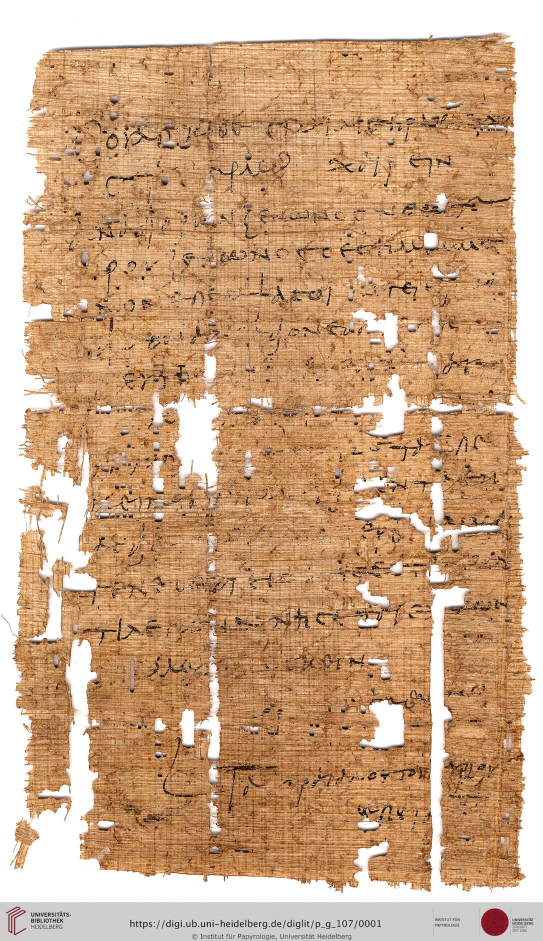
#> input picture junk/p_g_107_0001.jpg, 1086 x 1882 px, found by its file name (shown at 1/2 size)
$ python sift_matching.py
#> lines starting #> are read from the running program, lines starting #| are printed output that depends on the picture
import cv2
import os
import pickle
import time
import numpy as np

# Global variables to store points
points = []
#SO THAT USER CAN CROP THE IMAGE
# [41 lines left out: functions click_event, order_points, perspective_transform, not called in this run]


def load_images_from_folder(folder):
    images = []
    for root, dirs, files in os.walk(folder):
        for filename in files:
            full_path = os.path.join(root, filename)
            img = cv2.imread(full_path, cv2.IMREAD_GRAYSCALE)
            if img is not None:
                # Construct the key
                key = os.path.join(os.path.relpath(root, folder), os.path.splitext(filename)[0])
                images.append((key, img))
#> pass 2 of the loop in load_images_from_folder, `for root, dirs, files in os.walk(folder):`:
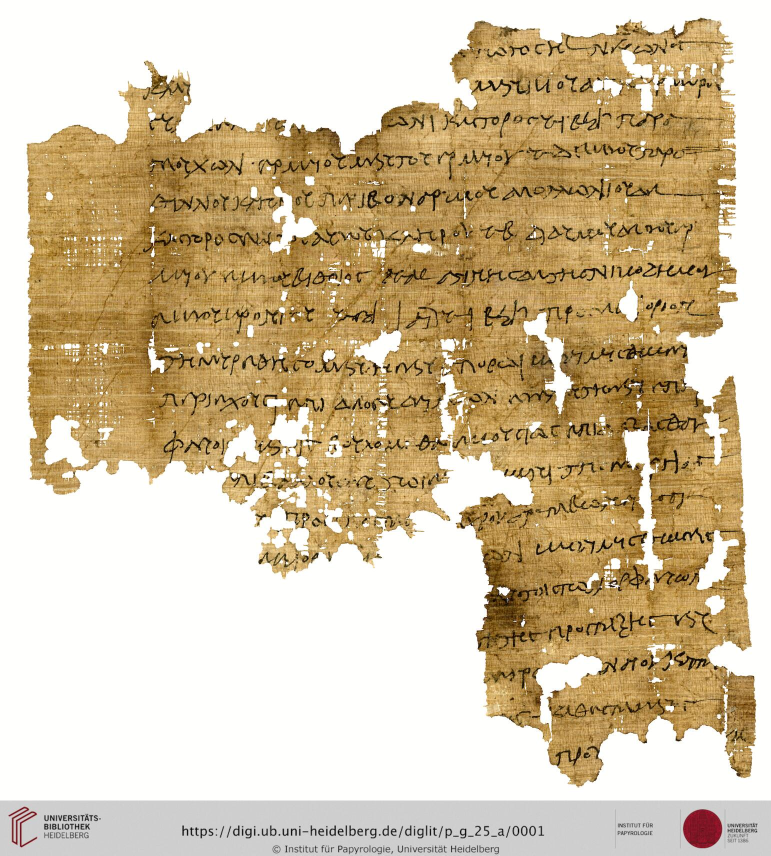
#> input picture images/HGV20_images/19314_p_g_25_a.jpg, 1542 x 1711 px (shown at 1/2 size)
#> in load_images_from_folder, `img = cv2.imread(full_path, cv2.IMREAD_GRAYSCALE)`:
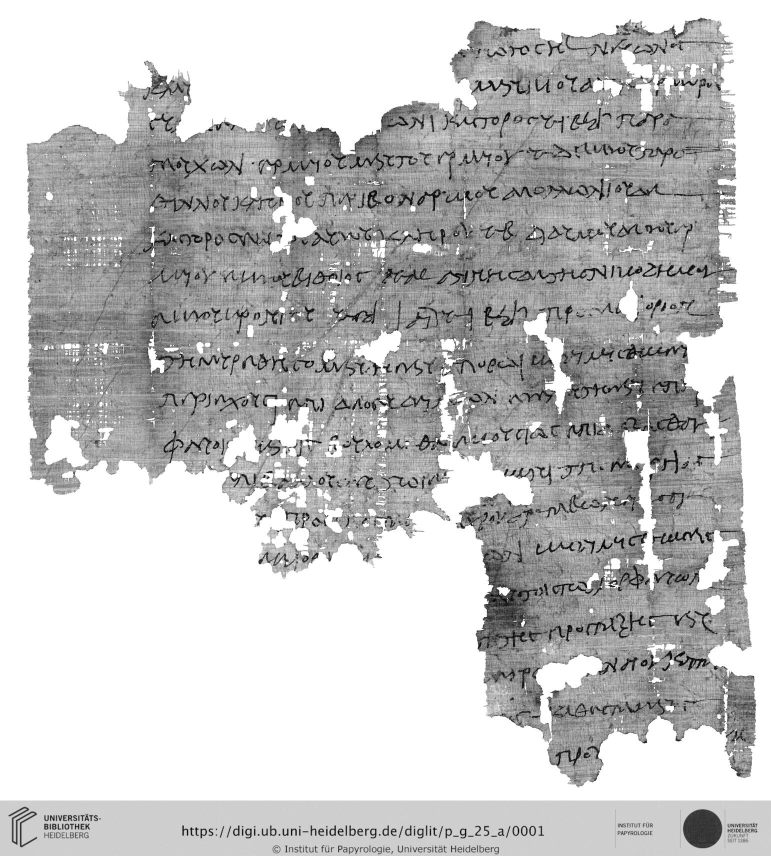
#> img: shape (1711, 1542) (shown at 1/2 size); min 0, max 255, mean 195.3
    return images


def compute_sift_features(image,max_keypoints=1000):
    sift = cv2.SIFT_create()
    keypoints = sift.detect(image)
    # Sort keypoints based on their strength
    keypoints = sorted(keypoints, key=lambda x: -x.response)[:max_keypoints]
    keypoints, descriptors = sift.compute(image, keypoints)
    return keypoints, descriptors

def update_reference_features(reference_images_folder, features_file):
    # Load existing features if they exist
    if os.path.exists(features_file):
        with open(features_file, 'rb') as f:
            features = pickle.load(f)
    else:
        features = {}

    # Load reference images
    reference_images = load_images_from_folder(reference_images_folder)

    # Compute features for new images
    new_features = {}
    for filename, img in reference_images: #subfolder/filename
        if filename not in features:
            keypoints, descriptors = compute_sift_features(img)
            new_features[filename] = descriptors

    # Update the features dictionary
    features.update(new_features)

    # Save updated features
    with open(features_file, 'wb') as f:
        pickle.dump(features, f)

    return new_features.keys()  # Return the names of new images added

def load_precomputed_features(features_file):
    with open(features_file, 'rb') as f:
        return pickle.load(f)

# [25 lines left out: function sift_feature_matching, not called in this run]

def main():
    query_image_path = '/Users/cprao/Desktop/heidelberg_SEM3/practical/papyri-matching/junk/p_g_107_0001.jpg'


    reference_images_folder = '/Users/cprao/Desktop/heidelberg_SEM3/practical/papyri-matching/images/'
    features_file = 'reference_features.pkl'

    print("Updating reference features...")
    new_images = update_reference_features(reference_images_folder, features_file)

    if new_images:
        print(f"Added new reference images: {new_images}")
    else:
        print("No new images were added.")

    query_image = cv2.imread(query_image_path, cv2.IMREAD_GRAYSCALE)
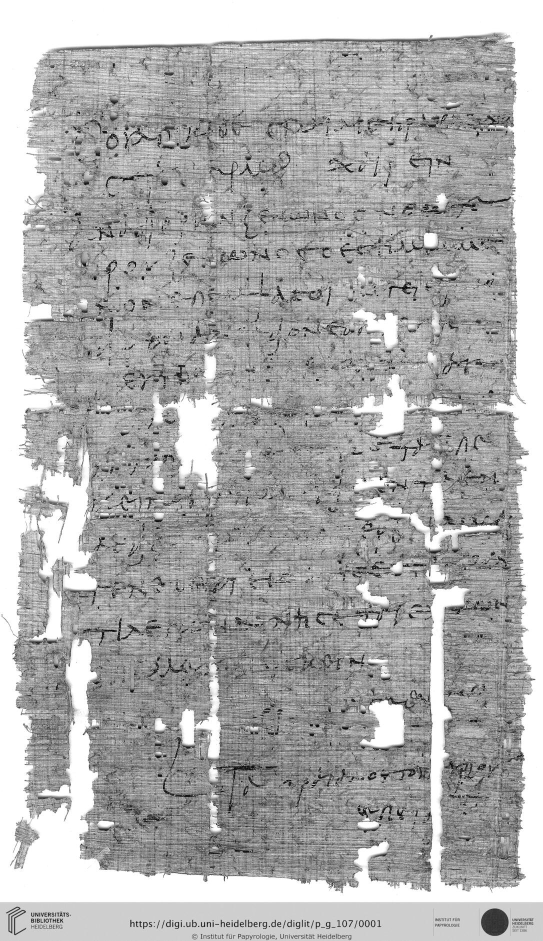
#> query_image: shape (1882, 1086) (shown at 1/2 size); min 0, max 255, mean 174.5
    height, width = query_image.shape[:2]
#> height = 1882; width = 1086

    cv2.namedWindow("User Image", cv2.WINDOW_NORMAL)
    cv2.resizeWindow("User Image", width, height)
#> (the run stopped early here; a loop or call above may not have finished)
